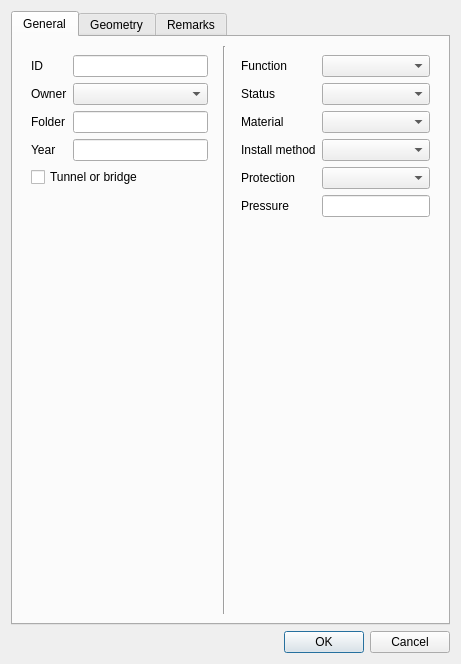
<?xml version="1.0" encoding="UTF-8"?>
<ui version="4.0">
 <class>editForm</class>
 <widget class="QDialog" name="editForm">
  <property name="geometry">
   <rect>
    <x>0</x>
    <y>0</y>
    <width>461</width>
    <height>664</height>
   </rect>
  </property>
  <property name="windowTitle">
   <string>qWat :: pipe form</string>
  </property>
  <layout class="QGridLayout" name="gridLayout_3">
   <item row="11" column="0">
    <widget class="QDialogButtonBox" name="buttonBox">
     <property name="orientation">
      <enum>Qt::Horizontal</enum>
     </property>
     <property name="standardButtons">
      <set>QDialogButtonBox::Cancel|QDialogButtonBox::Ok</set>
     </property>
    </widget>
   </item>
   <item row="0" column="0">
    <widget class="QTabWidget" name="tabWidget">
     <property name="currentIndex">
      <number>0</number>
     </property>
     <widget class="QWidget" name="tab">
      <attribute name="title">
       <string>General</string>
      </attribute>
      <layout class="QGridLayout" name="gridLayout_2">
       <item row="0" column="0">
        <widget class="QWidget" name="widget" native="true">
         <layout class="QFormLayout" name="formLayout_4">
          <item row="0" column="0">
           <widget class="QLabel" name="label_5">
            <property name="text">
             <string>ID</string>
            </property>
           </widget>
          </item>
          <item row="0" column="1">
           <widget class="QLineEdit" name="id">
            <property name="enabled">
             <bool>true</bool>
            </property>
           </widget>
          </item>
          <item row="1" column="0">
           <widget class="QLabel" name="label_15">
            <property name="text">
             <string>Owner</string>
            </property>
           </widget>
          </item>
          <item row="1" column="1">
           <widget class="QComboBox" name="id_distributor"/>
          </item>
          <item row="2" column="0">
           <widget class="QLabel" name="label_12">
            <property name="text">
             <string>Folder</string>
            </property>
           </widget>
          </item>
          <item row="2" column="1">
           <widget class="QLineEdit" name="folder"/>
          </item>
          <item row="3" column="0">
           <widget class="QLabel" name="label_7">
            <property name="text">
             <string>Year</string>
            </property>
           </widget>
          </item>
          <item row="3" column="1">
           <widget class="QLineEdit" name="year"/>
          </item>
          <item row="4" column="0" colspan="2">
           <widget class="QCheckBox" name="tunnel_or_bridge">
            <property name="text">
             <string>Tunnel or bridge</string>
            </property>
           </widget>
          </item>
         </layout>
        </widget>
       </item>
       <item row="0" column="2">
        <widget class="QWidget" name="widget_2" native="true">
         <layout class="QFormLayout" name="formLayout_5">
          <property name="fieldGrowthPolicy">
           <enum>QFormLayout::AllNonFixedFieldsGrow</enum>
          </property>
          <item row="0" column="0">
           <widget class="QLabel" name="label">
            <property name="text">
             <string>Function</string>
            </property>
           </widget>
          </item>
          <item row="0" column="1">
           <widget class="QComboBox" name="id_function">
            <property name="editable">
             <bool>false</bool>
            </property>
           </widget>
          </item>
          <item row="1" column="0">
           <widget class="QLabel" name="label_6">
            <property name="text">
             <string>Status</string>
            </property>
           </widget>
          </item>
          <item row="1" column="1">
           <widget class="QComboBox" name="id_status">
            <property name="editable">
             <bool>false</bool>
            </property>
           </widget>
          </item>
          <item row="2" column="0">
           <widget class="QLabel" name="label_3">
            <property name="text">
             <string>Material</string>
            </property>
           </widget>
          </item>
          <item row="2" column="1">
           <widget class="QComboBox" name="id_material">
            <property name="editable">
             <bool>false</bool>
            </property>
           </widget>
          </item>
          <item row="3" column="0">
           <widget class="QLabel" name="label_19">
            <property name="text">
             <string>Install method</string>
            </property>
           </widget>
          </item>
          <item row="3" column="1">
           <widget class="QComboBox" name="id_install_method"/>
          </item>
          <item row="4" column="0">
           <widget class="QLabel" name="label_20">
            <property name="text">
             <string>Protection</string>
            </property>
           </widget>
          </item>
          <item row="4" column="1">
           <widget class="QComboBox" name="id_protection"/>
          </item>
          <item row="5" column="0">
           <widget class="QLabel" name="label_8">
            <property name="text">
             <string>Pressure</string>
            </property>
           </widget>
          </item>
          <item row="5" column="1">
           <widget class="QLineEdit" name="pressure_nominale"/>
          </item>
         </layout>
        </widget>
       </item>
       <item row="0" column="1">
        <widget class="Line" name="line_3">
         <property name="orientation">
          <enum>Qt::Vertical</enum>
         </property>
        </widget>
       </item>
      </layout>
     </widget>
     <widget class="QWidget" name="tab_3">
      <attribute name="title">
       <string>Geometry</string>
      </attribute>
      <layout class="QGridLayout" name="gridLayout_4">
       <item row="0" column="2">
        <widget class="QWidget" name="widget_3" native="true">
         <layout class="QFormLayout" name="formLayout_2">
          <property name="fieldGrowthPolicy">
           <enum>QFormLayout::AllNonFixedFieldsGrow</enum>
          </property>
          <item row="0" column="0">
           <widget class="QLabel" name="label_13">
            <property name="text">
             <string>Print map</string>
            </property>
           </widget>
          </item>
          <item row="0" column="1">
           <widget class="QLineEdit" name="_is_on_map">
            <property name="enabled">
             <bool>true</bool>
            </property>
           </widget>
          </item>
          <item row="1" column="0">
           <widget class="QLabel" name="label_16">
            <property name="text">
             <string>District</string>
            </property>
           </widget>
          </item>
          <item row="1" column="1">
           <widget class="QLineEdit" name="_is_on_district"/>
          </item>
          <item row="2" column="0">
           <widget class="QLabel" name="label_17">
            <property name="text">
             <string>Zone</string>
            </property>
           </widget>
          </item>
          <item row="2" column="1">
           <widget class="QComboBox" name="id_zone"/>
          </item>
          <item row="3" column="0" colspan="2">
           <widget class="Line" name="line">
            <property name="orientation">
             <enum>Qt::Horizontal</enum>
            </property>
           </widget>
          </item>
          <item row="4" column="0">
           <widget class="QLabel" name="label_21">
            <property name="text">
             <string>Node A</string>
            </property>
           </widget>
          </item>
          <item row="4" column="1">
           <widget class="QLineEdit" name="id_node_a"/>
          </item>
          <item row="5" column="0">
           <widget class="QLabel" name="label_22">
            <property name="text">
             <string>Node B</string>
            </property>
           </widget>
          </item>
          <item row="5" column="1">
           <widget class="QLineEdit" name="id_node_b"/>
          </item>
         </layout>
        </widget>
       </item>
       <item row="0" column="1">
        <widget class="Line" name="line_2">
         <property name="orientation">
          <enum>Qt::Vertical</enum>
         </property>
        </widget>
       </item>
       <item row="0" column="0">
        <widget class="QFrame" name="frame">
         <property name="frameShape">
          <enum>QFrame::StyledPanel</enum>
         </property>
         <property name="frameShadow">
          <enum>QFrame::Raised</enum>
         </property>
         <layout class="QFormLayout" name="formLayout_6">
          <property name="fieldGrowthPolicy">
           <enum>QFormLayout::AllNonFixedFieldsGrow</enum>
          </property>
          <item row="0" column="0">
           <widget class="QLabel" name="label_9">
            <property name="text">
             <string>Length 2D</string>
            </property>
           </widget>
          </item>
          <item row="0" column="1">
           <widget class="QLineEdit" name="_length2d">
            <property name="enabled">
             <bool>true</bool>
            </property>
           </widget>
          </item>
          <item row="1" column="0">
           <widget class="QLabel" name="label_23">
            <property name="text">
             <string>Length 3D</string>
            </property>
           </widget>
          </item>
          <item row="1" column="1">
           <widget class="QLineEdit" name="_length3d">
            <property name="enabled">
             <bool>true</bool>
            </property>
           </widget>
          </item>
          <item row="2" column="1">
           <widget class="QCheckBox" name="_length3d_uptodate">
            <property name="text">
             <string> up to date</string>
            </property>
           </widget>
          </item>
          <item row="3" column="0" colspan="2">
           <widget class="Line" name="line_4">
            <property name="orientation">
             <enum>Qt::Horizontal</enum>
            </property>
           </widget>
          </item>
          <item row="4" column="0">
           <widget class="QLabel" name="label_18">
            <property name="text">
             <string>Precision</string>
            </property>
           </widget>
          </item>
          <item row="4" column="1">
           <widget class="QComboBox" name="id_precision"/>
          </item>
          <item row="6" column="0">
           <widget class="QLabel" name="label_4">
            <property name="text">
             <string>Force schema</string>
            </property>
           </widget>
          </item>
          <item row="6" column="1">
           <widget class="QComboBox" name="schema_force_view">
            <property name="editable">
             <bool>false</bool>
            </property>
           </widget>
          </item>
          <item row="7" column="0">
           <widget class="QLabel" name="label_2">
            <property name="text">
             <string>Parent</string>
            </property>
           </widget>
          </item>
          <item row="7" column="1">
           <widget class="QLineEdit" name="id_parent"/>
          </item>
          <item row="5" column="0" colspan="2">
           <widget class="Line" name="line_5">
            <property name="orientation">
             <enum>Qt::Horizontal</enum>
            </property>
           </widget>
          </item>
         </layout>
        </widget>
       </item>
      </layout>
     </widget>
     <widget class="QWidget" name="tab_4">
      <attribute name="title">
       <string>Remarks</string>
      </attribute>
      <layout class="QGridLayout" name="gridLayout">
       <item row="0" column="0">
        <widget class="QPlainTextEdit" name="remarks"/>
       </item>
      </layout>
     </widget>
    </widget>
   </item>
  </layout>
 </widget>
 <resources/>
 <connections>
  <connection>
   <sender>buttonBox</sender>
   <signal>accepted()</signal>
   <receiver>editForm</receiver>
   <slot>accept()</slot>
   <hints>
    <hint type="sourcelabel">
     <x>259</x>
     <y>398</y>
    </hint>
    <hint type="destinationlabel">
     <x>157</x>
     <y>274</y>
    </hint>
   </hints>
  </connection>
  <connection>
   <sender>buttonBox</sender>
   <signal>rejected()</signal>
   <receiver>editForm</receiver>
   <slot>reject()</slot>
   <hints>
    <hint type="sourcelabel">
     <x>259</x>
     <y>398</y>
    </hint>
    <hint type="destinationlabel">
     <x>286</x>
     <y>274</y>
    </hint>
   </hints>
  </connection>
 </connections>
</ui>
